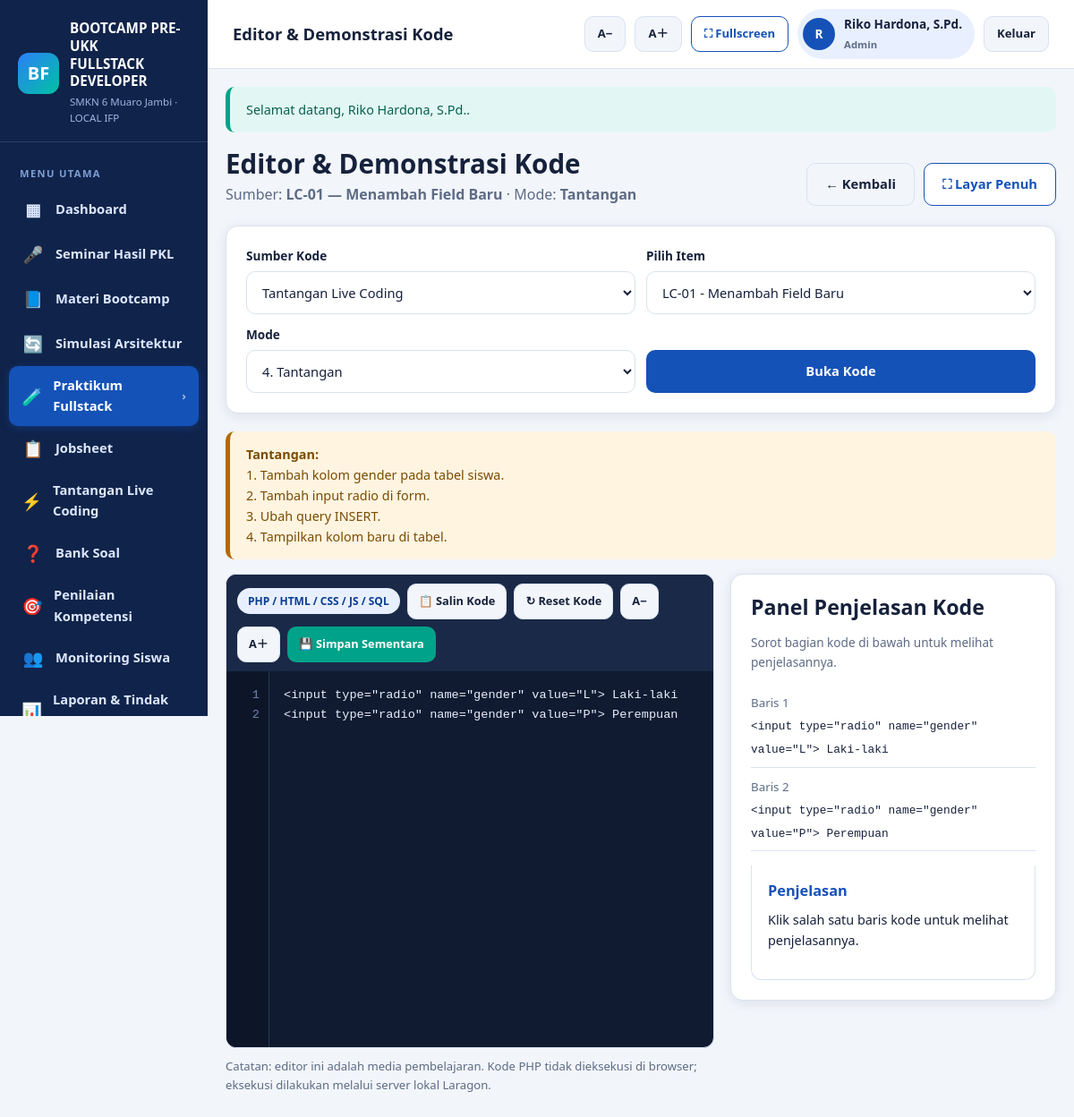
The page /modules/code/index.php?source=challenge&id=1&mode=tantangan (signed in) on the database its author committed.
### tables this page shows
CREATE TABLE users (
  id          INT UNSIGNED AUTO_INCREMENT PRIMARY KEY,
  username    VARCHAR(50) NOT NULL UNIQUE,
  password    VARCHAR(255) NOT NULL,
  full_name   VARCHAR(120) NOT NULL,
  role        ENUM('admin','guru','siswa') NOT NULL DEFAULT 'guru',
  student_id  INT UNSIGNED DEFAULT NULL,
  is_active   TINYINT(1) NOT NULL DEFAULT 1,
  last_login  DATETIME DEFAULT NULL,
  created_at  TIMESTAMP NOT NULL DEFAULT CURRENT_TIMESTAMP,
  updated_at  TIMESTAMP NOT NULL DEFAULT CURRENT_TIMESTAMP ON UPDATE CURRENT_TIMESTAMP,
  KEY idx_users_role (role),
  CONSTRAINT fk_users_student FOREIGN KEY (student_id) REFERENCES students(id) ON DELETE SET NULL
);

CREATE TABLE coding_challenges (
  id              INT UNSIGNED AUTO_INCREMENT PRIMARY KEY,
  code            VARCHAR(30) NOT NULL UNIQUE,
  title           VARCHAR(200) NOT NULL,
  description     TEXT NOT NULL,
  level           ENUM('beginner','intermediate','advanced') NOT NULL,
  competency      VARCHAR(150) NOT NULL,
  duration_min    INT NOT NULL DEFAULT 15,
  instructions    TEXT NOT NULL,
  success_criteria TEXT NOT NULL,
  rubric          TEXT DEFAULT NULL,
  starter_code    TEXT DEFAULT NULL,
  created_at      TIMESTAMP NOT NULL DEFAULT CURRENT_TIMESTAMP,
  KEY idx_cc_level (level)
);

### config/database.php (called while the page is built, shortened)
<?php
function db()
{
    static $pdo = null;
    if ($pdo instanceof PDO) {
        return $pdo;
    }
    $dsn = 'mysql:host=' . DB_HOST . ';dbname=' . DB_NAME . ';charset=' . DB_CHARSET;
    try {
        $pdo = new PDO($dsn, DB_USER, DB_PASS, [
            PDO::ATTR_ERRMODE            => PDO::ERRMODE_EXCEPTION,
            PDO::ATTR_DEFAULT_FETCH_MODE => PDO::FETCH_ASSOC,
            PDO::ATTR_EMULATE_PREPARES   => false,
        ]);
    } catch (PDOException $e) {
        http_response_code(500);
        echo '<!doctype html><html lang="id"><meta charset="utf-8">';
        echo '<title>Koneksi Database Gagal</title>';
        echo '<body style="font-family:Arial,sans-serif;padding:40px;line-height:1.7">';
        echo '<h1>Koneksi database gagal</h1>';
        echo '<p>Periksa kembali:</p><ul>';
        echo '<li>Laragon (Apache &amp; MySQL) sudah berjalan.</li>';
        echo '<li>Database <strong>' . htmlspecialchars(DB_NAME) . '</strong> sudah dibuat.</li>';
        echo '<li>File <code>database/database.sql</code> sudah di-import.</li>';
        echo '<li>Pengaturan DB di <code>config/config.php</code> sesuai.</li>';
        echo '</ul><p>Detail teknis: <code>' . htmlspecialchars($e->getMessage()) . '</code></p>';
        echo '</body></html>';
        exit;
    }
    return $pdo;
}
function db_all(string $sql, array $params = []): array
{
    $stmt = db()->prepare($sql);
    $stmt->execute($params);
    return $stmt->fetchAll();
}
function db_one(string $sql, array $params = []): ?array
{
    $stmt = db()->prepare($sql);
    $stmt->execute($params);
    $row = $stmt->fetch();
    return $row === false ? null : $row;
}

### auth/auth.php (called while the page is built, shortened)
<?php
require_once __DIR__ . '/../config/database.php';
function current_user(): ?array
{
    static $cache = null;
    if ($cache !== null) {
        return $cache;
    }
    $cache = db_one(
        'SELECT u.id, u.username, u.full_name, u.role, u.student_id, u.is_active,
                s.name AS student_name, s.class_name
         FROM users u
         LEFT JOIN students s ON s.id = u.student_id
         WHERE u.id = ? AND u.is_active = 1',
        [(int) $_SESSION['user_id']]
    );
    return $cache;
}
function is_logged_in(): bool
{
    return current_user() !== null;
}
function require_login(): void
{
    if (!is_logged_in()) {
        flash('warning', 'Silakan login terlebih dahulu.');
        redirect('login.php');
    }
}
function role_label(string $role): string
{
    return [
        'admin' => 'Admin',
        'guru'  => 'Guru',
        'siswa' => 'Siswa',
    ][$role] ?? $role;
}

### modules/code/index.php (the view, shortened to what this page needs)
<?php
require_once dirname(__DIR__, 2) . '/config/database.php';
require_once dirname(__DIR__, 2) . '/auth/auth.php';
require_login();
$page_title = 'Editor & Demonstrasi Kode';
$source = query('source', 'sample');
$code = '';
$sourceLabel = 'Contoh Kode Default';
$challenge = '';
if ($source === 'jobsheet') {
    $id = (int) query('id', 1);
    $row = db_one('SELECT code, title, source_code, reflection FROM jobsheets WHERE id = ?', [$id]);
    if ($row) {
        $code = (string) $row['source_code'];
        $sourceLabel = $row['code'] . ' — ' . $row['title'];
        $challenge = 'Modifikasi kode di atas sesuai tantangan: ' . $row['reflection'];
    }
} elseif ($source === 'challenge') {
    $id = (int) query('id', 1);
    $row = db_one('SELECT code, title, starter_code, instructions FROM coding_challenges WHERE id = ?', [$id]);
    if ($row) {
        $code = (string) $row['starter_code'];
        $sourceLabel = $row['code'] . ' — ' . $row['title'];
        $challenge = (string) $row['instructions'];
    }
}
$mode = query('mode', 'lihat');
$sourceOptions = db_all('SELECT id, code, title FROM jobsheets ORDER BY sort_order');
$challengeOptions = db_all('SELECT id, code, title FROM coding_challenges ORDER BY id');
$codeLines = preg_split('/\R/', $code) ?: [];
$codeHtml = highlight_string($code, true);
?>
<?php include dirname(__DIR__, 2) . '/includes/header.php'; ?>
<div class="page-head">
    <div>
        <h1>Editor & Demonstrasi Kode</h1>
        <p>Sumber: <strong><?= e($sourceLabel) ?></strong> · Mode: <strong><?= e(ucfirst($mode)) ?></strong></p>
    </div>
    <div class="btn-group">
        <a class="btn btn-light" href="<?= url('modules/praktikum/index.php') ?>">← Kembali</a>
        <button class="btn btn-outline" onclick="toggleFullscreen()">⛶ Layar Penuh</button>
    </div>
</div>
<div class="card">
    <form method="get" action="<?= url('modules/code/index.php') ?>" class="form-grid" style="align-items:end;gap:12px">
        <div class="form-group" style="margin:0">
            <label>Sumber Kode</label>
            <select name="source" id="source-select" onchange="updateSourceOptions()">
                <option value="challenge" <?= $source === 'challenge' ? 'selected' : '' ?>>Tantangan Live Coding</option>
            </select>
        </div>
        <div class="form-group" style="margin:0" id="detail-source-wrap">
            <label>Pilih Item</label>
            <select name="id" id="jobsheet-select" <?= $source !== 'jobsheet' && $source !== 'challenge' ? 'style="display:none"' : '' ?>>
                <?php if ($source === 'challenge'): ?>
                    <?php foreach ($challengeOptions as $o): ?>
                        <option value="<?= (int) $o['id'] ?>" <?= (int) query('id',0) === (int) $o['id'] ? 'selected' : '' ?>><?= e($o['code'] . ' - ' . $o['title']) ?></option>
                    <?php endforeach; ?>
                <?php else: ?>
                    <?php foreach ($sourceOptions as $o): ?>
                        <option value="<?= (int) $o['id'] ?>" <?= (int) query('id',1) === (int) $o['id'] ? 'selected' : '' ?>><?= e($o['code'] . ' - ' . $o['title']) ?></option>
                    <?php endforeach; ?>
                <?php endif; ?>
            </select>
        </div>
        <div class="form-group" style="margin:0">
            <label>Mode</label>
            <select name="mode">
                <?php foreach (['lihat'=>'1. Lihat Kode','pelajari'=>'2. Pelajari Kode','modifikasi'=>'3. Modifikasi Kode','tantangan'=>'4. Tantangan'] as $k=>$v): ?>
                    <option value="<?= $k ?>" <?= $mode === $k ? 'selected' : '' ?>><?= $v ?></option>
                <?php endforeach; ?>
            </select>
        </div>
        <div class="form-group" style="margin:0"><button class="btn btn-primary" type="submit">Buka Kode</button></div>
    </form>
</div>
<?php if ($mode === 'tantangan'): ?>
<div class="alert alert-warning"><strong>Tantangan:</strong><br><?= nl2br(e($challenge ?: 'Modifikasi kode sesuai instruksi guru.')) ?></div>
<?php endif; ?>
<div class="grid" style="grid-template-columns:<?= in_array($mode, ['pelajari','tantangan'], true) ? '1.5fr 1fr' : '1fr' ?>;align-items:start">
<div>
<div class="editor-wrap">
    <div class="editor-toolbar">
        <span class="badge badge-blue">PHP / HTML / CSS / JS / SQL</span>
        <button class="btn btn-light" onclick="copyText('#copy-source')">📋 Salin Kode</button>
        <button class="btn btn-light" onclick="resetCode()">↻ Reset Kode</button>
        <button class="btn btn-light" onclick="changeFontSize(-1)">A−</button>
        <button class="btn btn-light" onclick="changeFontSize(1)">A＋</button>
        <?php if ($mode === 'modifikasi' || $mode === 'tantangan'): ?>
            <button class="btn btn-accent" onclick="saveLocalCode()">💾 Simpan Sementara</button>
        <?php endif; ?>
    </div>
    <?php if ($mode === 'lihat' || $mode === 'pelajari'): ?>
        <pre class="code-block" style="margin:0;border-radius:0;white-space:pre-wrap;max-height:560px"><?= $codeHtml ?></pre>
    <?php else: ?>
        <div class="editor-body">
            <div class="line-numbers" id="line-numbers">1</div>
            <textarea class="code-input" id="code-input" spellcheck="false"><?= e($code) ?></textarea>
        </div>
    <?php endif; ?>
</div>
<p class="muted" style="font-size:.82rem;margin-top:10px">
    Catatan: editor ini adalah media pembelajaran. Kode PHP tidak dieksekusi di browser; eksekusi dilakukan melalui server lokal Laragon.
</p>
</div>
<?php if ($mode === 'pelajari' || $mode === 'tantangan'): ?>
<div class="card">
    <h2>Panel Penjelasan Kode</h2>
    <p class="muted" style="font-size:.85rem">Sorot bagian kode di bawah untuk melihat penjelasannya.</p>
    <div id="explain-list">
        <?php foreach ($codeLines as $i => $line): ?>
            <div style="border-bottom:1px solid var(--line);padding:8px 0;cursor:pointer"
                 onclick="showExplain(<?= $i ?>)">
                <small class="muted">Baris <?= $i + 1 ?></small><br>
                <code style="font-size:.8rem"><?= e(str_limit($line, 100)) ?></code>
            </div>
        <?php endforeach; ?>
    </div>
    <div class="explain-panel" id="explain-panel" style="margin-top:16px">
        <h4>Penjelasan</h4>
        <p id="explain-text">Klik salah satu baris kode untuk melihat penjelasannya.</p>
    </div>
</div>
<?php endif; ?>
</div>
<?php include dirname(__DIR__, 2) . '/includes/footer.php'; ?>

### includes/header.php (shortened to what this page needs)
<?php
$user = current_user();
$currentPath = str_replace('\\', '/', $_SERVER['SCRIPT_NAME'] ?? '');
$activeKey = '';
$map = [
    'dashboard'    => ['index.php'],
    'seminar'      => ['/modules/seminar/'],
    'materi'       => ['/modules/materi/'],
    'praktikum'    => ['/modules/praktikum/', '/modules/code/'],
    'jobsheet'     => ['/modules/jobsheet/'],
    'challenges'   => ['/modules/challenges/'],
    'questions'    => ['/modules/questions/'],
    'assessment'   => ['/modules/assessment/'],
    'students'     => ['/modules/students/'],
    'reports'      => ['/modules/reports/'],
    'settings'     => ['/modules/settings/'],
    'simulasi'     => ['/modules/simulasi/'],
];
foreach ($map as $key => $patterns) {
    foreach ($patterns as $pattern) {
        if ($key === 'dashboard') {
            $base = rtrim(BASE_PATH, '/');
            if (rtrim($currentPath, '/') === $base . '/index.php' || rtrim($currentPath, '/') === $base) {
                $activeKey = 'dashboard';
            }
        } elseif (strpos($currentPath, $pattern) !== false) {
            $activeKey = $key;
        }
    }
}
$menu = [
    ['dashboard',  '▦', 'Dashboard',            'index.php'],
    ['seminar',    '🎤', 'Seminar Hasil PKL',   'modules/seminar/index.php'],
    ['materi',     '📘', 'Materi Bootcamp',     'modules/materi/index.php'],
    ['simulasi',   '🔄', 'Simulasi Arsitektur', 'modules/simulasi/index.php'],
    ['praktikum',  '🧪', 'Praktikum Fullstack', 'modules/praktikum/index.php'],
    ['jobsheet',   '📋', 'Jobsheet',            'modules/jobsheet/index.php'],
    ['challenges', '⚡', 'Tantangan Live Coding','modules/challenges/index.php'],
    ['questions',  '❓', 'Bank Soal',           'modules/questions/index.php'],
    ['assessment', '🎯', 'Penilaian Kompetensi','modules/assessment/index.php'],
    ['students',   '👥', 'Monitoring Siswa',    'modules/students/index.php'],
    ['reports',    '📊', 'Laporan & Tindak Lanjut','modules/reports/index.php'],
    ['settings',   '⚙️', 'Pengaturan',          'modules/settings/index.php'],
];
?>
<!doctype html>
<html lang="id">
<head>
    <link rel="stylesheet" href="<?= asset('css/app.css') ?>">
</head>
<body>
<div class="app-shell">
    <aside class="sidebar">
        <div class="sidebar-brand">
            <div class="logo">
                <div class="logo-mark">BF</div>
                <div>
                    <strong>BOOTCAMP PRE-UKK<br>FULLSTACK DEVELOPER</strong>
                    <small><?= e(SCHOOL_NAME) ?> · LOCAL IFP</small>
                </div>
            </div>
        </div>
        <nav class="sidebar-nav">
            <div class="nav-label">Menu Utama</div>
            <?php foreach ($menu as $item): ?>
                <?php
                [$key, $icon, $label, $link] = $item;
                ?>
                <a class="nav-item <?= $activeKey === $key ? 'active' : '' ?>"
                   href="<?= url($link) ?>">
                    <span class="ico"><?= $icon ?></span>
                    <span><?= e($label) ?></span>
                    <?php if ($activeKey === $key): ?><span class="chev">›</span><?php endif; ?>
                </a>
            <?php endforeach; ?>
        </nav>
    </aside>
    <div class="main-area">
        <header class="topbar">
            <h1><?= e($page_title) ?></h1>
            <div class="topbar-actions">
                <button type="button" class="btn btn-light btn-sm no-print" onclick="changeFontSize(-1)" title="Perkecil teks">A−</button>
                <button type="button" class="btn btn-light btn-sm no-print" onclick="changeFontSize(1)" title="Perbesar teks">A＋</button>
                <button type="button" class="btn btn-outline btn-sm no-print" onclick="toggleFullscreen()" title="Layar penuh">⛶ Fullscreen</button>
                <?php if ($user): ?>
                    <div class="user-chip">
                        <span class="avatar"><?= e(mb_substr($user['full_name'], 0, 1)) ?></span>
                        <span>
                            <?= e($user['full_name']) ?><br>
                            <small><?= e(role_label($user['role'])) ?></small>
                        </span>
                    </div>
                    <a class="btn btn-light btn-sm no-print" href="<?= url('logout.php') ?>">Keluar</a>
                <?php endif; ?>
            </div>
        </header>
        <main class="content">

### rows shown on the page
users: full_name "R", full_name "Riko Hardona, S.Pd.", role "Admin"
coding_challenges: sourceLabel "LC-01 — Menambah Field Baru", instructions "1. Tambah kolom gender pada tabel siswa. 2. Tambah input radio di form. 3. Ubah query INSERT. 4. Tampilkan kolom baru di tabel.", starter_code "<input type=\"radio\" name=\"gender\" value=\"L\"> Laki-laki <input type=\"radio\" name=\"gender\" value=\"P\"> Perempuan", starter_code "<input type=\"radio\" name=\"gender\" value=\"L\"> Laki-laki", starter_code "<input type=\"radio\" name=\"gender\" value=\"P\"> Perempuan"

### other values the page prints
SCHOOL_NAME "SMKN 6 Muaro Jambi"
$icon "▦"
$label "Dashboard"
$icon "🎤"
$label "Seminar Hasil PKL"
$icon "📘"
$label "Materi Bootcamp"
$icon "🔄"
$label "Simulasi Arsitektur"
$icon "🧪"
$label "Praktikum Fullstack"
$icon "📋"
$label "Jobsheet"
$icon "⚡"
$label "Tantangan Live Coding"
